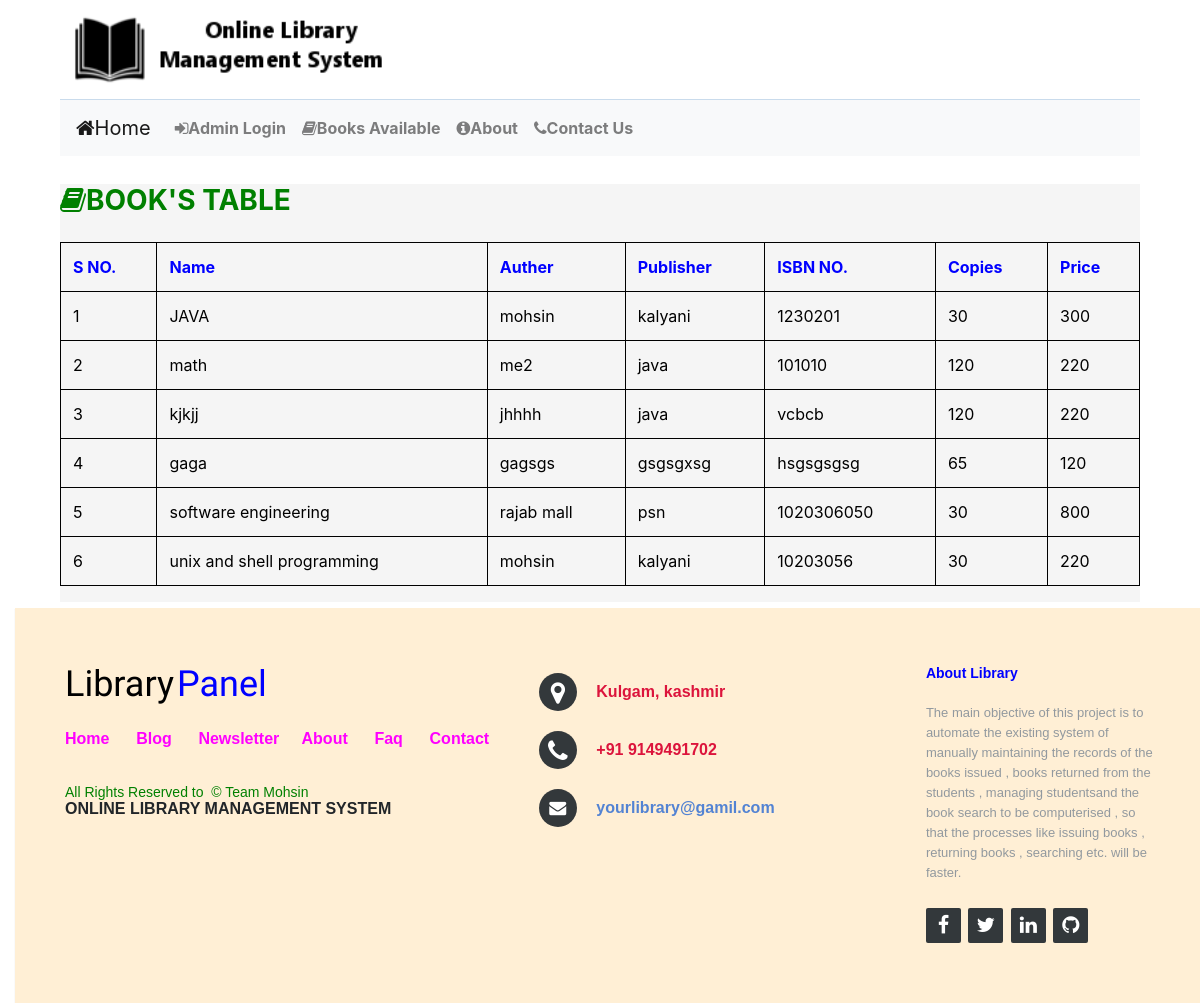
Screenshot of /viewbooksStudentSide.php with the database file from the repository.
### tables this page shows
CREATE TABLE `books_tbl` (
  `id` int(11) NOT NULL,
  `book_name` varchar(30) NOT NULL,
  `auther` varchar(30) NOT NULL,
  `publisher` varchar(30) NOT NULL,
  `ISBN_no` varchar(30) NOT NULL,
  `book_copies` varchar(30) NOT NULL,
  `book_img` varchar(500) NOT NULL,
  `book_price` varchar(30) NOT NULL
);

### fun.php (the view, shortened to what this page needs)
<?php
 class crud{
   public $conn='';
  function __construct()
  {
    $this->conn = mysqli_connect('localhost','root','','librarydb');
}
public function execute_query($query)
{
  return mysqli_query($this->conn,$query);
}
public function get_data_in_table_books($query)
 {
   $result = $this->execute_query($query);
?>
   <table class="table table-bordered table-hover" cellspacing="0">
                   <tr>
                      <th style="color:blue">S NO.</th>
                      <th style="color:blue">Name</th>
                      <th style="color:blue">Auther</th>
                      <th style="color:blue">Publisher</th>
                      <th style="color:blue">ISBN NO.</th>
                      <th style="color:blue">Copies</th>
                      <th style="color:blue">Price</th>
                    </tr>
  <?php
            if(mysqli_num_rows($result)>0)
            {
                $i=1;
              while($row = mysqli_fetch_array($result))
              {
              ?>
                  <tr>
                      <td>  <?php echo $i; ?> </td>
                      <td><?php echo $row['book_name']; ?></td>
                      <td><?php echo $row['auther']; ?></td>
                      <td><?php echo $row['publisher']; ?></td>
                      <td><?php echo $row['ISBN_no']; ?></td>
                      <td><?php echo $row['book_copies']; ?></td>
                      <td><?php echo $row['book_price']; ?></td>
                  </tr>
               <?php
                $i++;
              }
           }
?>
  </table>
<?php
 }
}

### css/libauto.css (style rules this page uses)
body,h1,h2,h3,h4,h5,h6,li,ul,a,p { margin: 0px; padding: 0px; }

### footer/css/demo.css (style rules this page uses)
* { padding:0; margin:0; }

### viewbooksStudentSide.php (style rules this page uses)
.table-bordered>tbody>tr>td, .table-bordered>tbody>tr>th, .table-bordered>tfoot>tr>td, .table-bordered>tfoot>tr>th, .table-bordered>thead>tr>td, .table-bordered>thead>tr>th { border: 1px solid black; }
.table-bordered>tbody>tr>td { color:black; }

### rows the page displays
books_tbl: book_name "JAVA", auther "mohsin", publisher "kalyani", ISBN_no "1230201", book_copies "30", book_price "300"
books_tbl: book_name "math", auther "me2", publisher "java", ISBN_no "101010", book_copies "120", book_price "220"
books_tbl: book_name "kjkjj", auther "jhhhh", publisher "java", ISBN_no "vcbcb", book_copies "120", book_price "220"
books_tbl: book_name "gaga", auther "gagsgs", publisher "gsgsgxsg", ISBN_no "hsgsgsgsg", book_copies "65", book_price "120"
books_tbl: book_name "software engineering", auther "rajab mall", publisher "psn", ISBN_no "1020306050", book_copies "30", book_price "800"
books_tbl: book_name "unix and shell programming", auther "mohsin", publisher "kalyani", ISBN_no "10203056", book_copies "30", book_price "220"
